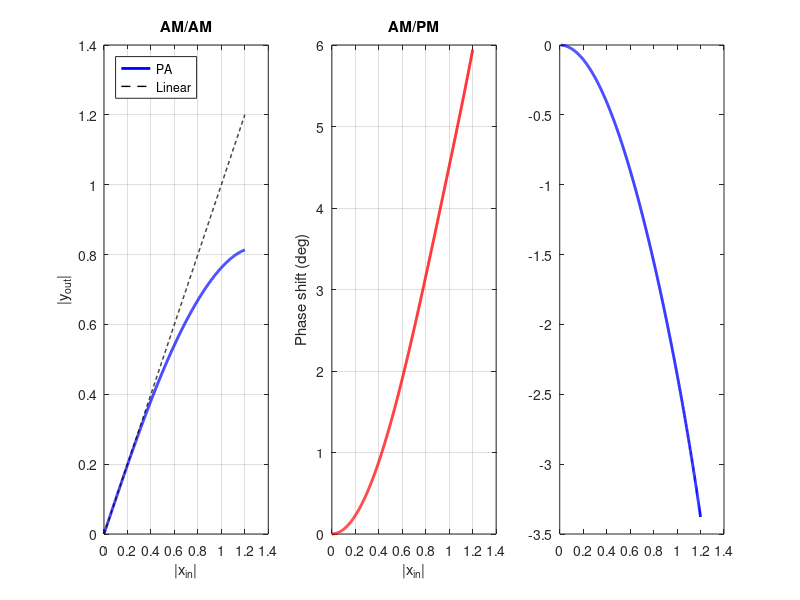

Source code (MATLAB): (Note: this script raises an error after producing the figure.)
% DPD_sampling_analysis.m  --  DPD Basis Function Aliasing Analysis
% =============================================================================
% Question:
%   DPD polynomial order K 的 basis  y_k = x*|x|^(k-1) bandwidth = k*BW。
%   如果 Fs = M*BW 且 K > M，超出 Nyquist 的頻譜折回 → in-band aliasing。
%   這裡用 12X 當 golden reference，比較低 Fs 的 waveform error。
%
% Method:
%   1. Generate signal at Fs_ref = 720 MHz (36X, alias-free for all K ≤ 18)
%   2. Decimate to each Fs = [3,6,9,12]*BW
%   3. Compute y_k = x*|x|^(K-1) at each Fs
%   4. Upsample back to Fs_ref via interpft (ideal bandlimited interpolation)
%   5. Compare with golden (computed at Fs_ref): NMSE total + in-band
%
% PA model:
%   y = x * (a1 + a3*|x|^2 + a5*|x|^4 + a7*|x|^6)
%   Used for AM/AM + AM/PM characterization and ACLR context.
% =============================================================================

clear; clc; close all;

%% 1. Parameters
BW     = 20e6;
K_vec  = [1, 3, 5, 7, 9];
M_vec  = [3, 6, 9, 12];
nK     = length(K_vec);
nM     = length(M_vec);

Fs_ref = 720e6;                   % 36X, alias-free reference
N_ref  = 98304;                   % 32768*3, divisible by D = [12,6,4,3]
D_vec  = Fs_ref ./ (M_vec * BW); % decimation factors: [12, 6, 4, 3]

% PA coefficients (for characterization figure)
pa_c = [1.0, -0.3+0.1j, 0.08-0.05j, -0.02+0.01j];

% DPD regularization
lam = 1e-6;

fprintf('=== DPD Basis Function Aliasing Analysis ===\n');
fprintf('BW = %.0f MHz,  Fs_ref = %.0f MHz (%.0fX)\n', BW/1e6, Fs_ref/1e6, Fs_ref/BW);
fprintf('DPD orders K = %s\n', mat2str(K_vec));
fprintf('Oversampling M = %s  ->  Fs = %s MHz\n', ...
        mat2str(M_vec), mat2str(M_vec * BW/1e6));
fprintf('Decimation factors D = %s\n', mat2str(D_vec));
fprintf('N_ref = %d,  N at each Fs = %s\n\n', ...
        N_ref, mat2str(N_ref ./ D_vec));

%% 2. PA Characterization (Figure 1)
r_ax = linspace(0, 1.2, 1000)';
G_pa = pa_c(1) + pa_c(2)*r_ax.^2 + pa_c(3)*r_ax.^4 + pa_c(4)*r_ax.^6;

figure('Position', [80 80 1300 380]);
subplot(1,3,1);
plot(r_ax, abs(G_pa).*r_ax, 'b-', 'LineWidth', 2); hold on;
plot(r_ax, r_ax, 'k--', 'LineWidth', 1);
xlabel('|x_{in}|'); ylabel('|y_{out}|');
title('AM/AM'); grid on;
legend('PA', 'Linear', 'Location', 'northwest');

subplot(1,3,2);
plot(r_ax, angle(G_pa)*180/pi, 'r-', 'LineWidth', 2);
xlabel('|x_{in}|'); ylabel('Phase shift (deg)');
title('AM/PM'); grid on;

subplot(1,3,3);
gain_dB = 20*log10(abs(G_pa));
gain_dB(r_ax < 0.01) = NaN;
plot(r_ax, gain_dB, 'b-', 'LineWidth', 2); hold on;
yline(0, 'k--'); yline(-1, 'r:', 'P1dB');
xlabel('|x_{in}|'); ylabel('Gain (dB)');
title('Gain Compression'); grid on; ylim([-10 2]);

sgtitle('PA Model: y = x \cdot (a_1 + a_3|x|^2 + a_5|x|^4 + a_7|x|^6)');
saveas(gcf, 'DPD_sampling_PA_char.png');
fprintf('Saved DPD_sampling_PA_char.png\n');

%% 3. Signal Generation at Fs_ref
rng(42);
df    = Fs_ref / N_ref;
f_ref = ((-N_ref/2):(N_ref/2-1))' * df;
mask  = double(abs(f_ref) <= BW/2);
x_ref = ifft(ifftshift(mask .* exp(1j * 2*pi * rand(N_ref, 1))));
x_ref = x_ref / max(abs(x_ref));

rms_x  = sqrt(mean(abs(x_ref).^2));
fprintf('Signal: peak=1, RMS=%.4f, PAPR=%.2f dB\n\n', rms_x, 20*log10(1/rms_x));

%% 4. Main Analysis: Golden vs Aliased Basis Functions
NMSE_total  = NaN(nK, nM);
NMSE_inband = NaN(nK, nM);
psd_ref     = cell(nK, 1);       % golden PSD at Fs_ref
psd_up      = cell(nK, nM);      % upsampled aliased PSD

f_ref_MHz = f_ref / 1e6;
ib_mask   = abs(f_ref) <= BW/2;  % in-band mask at Fs_ref

fprintf('%-5s %-5s %-10s %12s %12s\n', ...
        'K', 'M', 'condition', 'NMSE_total', 'NMSE_inband');
fprintf('%s\n', repmat('-', 1, 46));

for ii = 1:nK
    K = K_vec(ii);

    % Golden: basis at Fs_ref (alias-free)
    y_ref = x_ref .* abs(x_ref).^(K-1);
    Y_ref = fftshift(fft(y_ref)) / N_ref;
    psd_ref{ii} = abs(Y_ref).^2;

    for jj = 1:nM
        M = M_vec(jj);
        D = D_vec(jj);

        % Decimate signal to Fs = M*BW
        x_lo = x_ref(1:D:end);

        % Compute basis at low Fs (aliased when K > M)
        y_lo = x_lo .* abs(x_lo).^(K-1);

        % Upsample to Fs_ref for comparison
        y_up = interpft(y_lo, N_ref);
        Y_up = fftshift(fft(y_up)) / N_ref;
        psd_up{ii, jj} = abs(Y_up).^2;

        % Total waveform NMSE
        err = y_up - y_ref;
        NMSE_total(ii, jj) = 10*log10(mean(abs(err).^2) / mean(abs(y_ref).^2));

        % In-band NMSE (within +/- BW/2)
        err_ib = sum(abs(Y_up(ib_mask) - Y_ref(ib_mask)).^2);
        ref_ib = sum(abs(Y_ref(ib_mask)).^2);
        if ref_ib < 1e-30
            NMSE_inband(ii, jj) = -Inf;
        else
            NMSE_inband(ii, jj) = 10*log10(err_ib / ref_ib);
        end

        % Tag
        if     K < M,  tag = 'OK';
        elseif K == M, tag = 'Edge';
        else,          tag = 'ALIASED';
        end

        fprintf('%-5d %-5d %-10s %12.2f %12.2f\n', ...
                K, M, tag, NMSE_total(ii,jj), NMSE_inband(ii,jj));
    end
end

%% 5. Figure 2 -- Spectral Grid (5 x 4)
%  Each subplot: golden spectrum (gray) vs aliased+reconstructed (blue)
figure('Position', [30 30 1600 1000]);
for ii = 1:nK
    K = K_vec(ii);
    ref_peak = max(psd_ref{ii});

    for jj = 1:nM
        M   = M_vec(jj);
        Fs  = M * BW;
        sp  = (ii - 1) * nM + jj;
        subplot(nK, nM, sp);

        % Golden (gray area)
        sdb_ref = 10*log10(psd_ref{ii} / ref_peak + 1e-30);
        area(f_ref_MHz, max(sdb_ref, -100), 'BaseValue', -100, ...
             'FaceColor', [0.85 0.85 0.85], 'EdgeColor', [0.6 0.6 0.6]);
        hold on;

        % Aliased+reconstructed (blue)
        sdb_up = 10*log10(psd_up{ii,jj} / ref_peak + 1e-30);
        plot(f_ref_MHz, sdb_up, 'b-', 'LineWidth', 0.8);

        % In-band edges
        xline(-BW/2/1e6, 'k--', 'LineWidth', 0.5);
        xline( BW/2/1e6, 'k--', 'LineWidth', 0.5);

        % Nyquist of this Fs (red dashed)
        xline(-Fs/2/1e6, 'r:', 'LineWidth', 0.8);
        xline( Fs/2/1e6, 'r:', 'LineWidth', 0.8);

        % Expected basis bandwidth (green dashed)
        xline(-K*BW/2/1e6, ':', 'Color', [0 0.6 0], 'LineWidth', 0.6);
        xline( K*BW/2/1e6, ':', 'Color', [0 0.6 0], 'LineWidth', 0.6);

        xlim([-150 150]); ylim([-100 5]); grid on;

        % Tag + NMSE annotation
        if K > M
            text(0.03, 0.88, sprintf('ALIASED\nNMSE_{ib}=%.1f dB', ...
                 NMSE_inband(ii,jj)), 'Units','normalized', ...
                 'Color',[0.8 0 0], 'FontWeight','bold', 'FontSize',6);
        elseif K == M
            text(0.03, 0.88, sprintf('EDGE\nNMSE_{ib}=%.1f dB', ...
                 NMSE_inband(ii,jj)), 'Units','normalized', ...
                 'Color',[0.8 0.5 0], 'FontWeight','bold', 'FontSize',6);
        else
            text(0.03, 0.88, sprintf('OK\nNMSE_{ib}=%.1f dB', ...
                 NMSE_inband(ii,jj)), 'Units','normalized', ...
                 'Color',[0 0.6 0], 'FontWeight','bold', 'FontSize',6);
        end

        if ii == 1
            title(sprintf('M=%d (Fs=%dMHz)', M, Fs/1e6), 'FontSize', 9);
        end
        if jj == 1
            ylabel(sprintf('K=%d\n(BW=%dMHz)', K, K*BW/1e6), ...
                   'FontSize', 8, 'FontWeight', 'bold');
        end
        if ii == nK, xlabel('MHz', 'FontSize', 7); end
        set(gca, 'FontSize', 6);
    end
end
sgtitle({'DPD Basis Aliasing: y_k = x \cdot |x|^{K-1}', ...
         'gray = golden (36X), blue = decimated+reconstructed, red: = Nyquist, green: = basis BW'});
saveas(gcf, 'DPD_sampling_spectra.png');
fprintf('\nSaved DPD_sampling_spectra.png\n');

%% 6. Figure 3 -- Total NMSE Heatmap (full bandwidth waveform error)
NMSE_disp = max(NMSE_total, -100);  % clamp for display

figure('Position', [100 100 640 500]);
imagesc(NMSE_disp);
colormap(parula); cb = colorbar;
ylabel(cb, 'NMSE_{total} (dB)');
caxis([-105, max(NMSE_disp(:)) + 3]);
set(gca, 'XTick', 1:nM, 'XTickLabel', ...
    arrayfun(@(m) sprintf('%dX', m), M_vec, 'UniformOutput', false));
set(gca, 'YTick', 1:nK, 'YTickLabel', ...
    arrayfun(@(k) sprintf('K=%d', k), K_vec, 'UniformOutput', false));
xlabel('Oversampling  M = Fs / BW');
ylabel('DPD Polynomial Order  K');
title('Total Waveform Error (dB): Basis at Fs vs Golden');

for ii = 1:nK
    for jj = 1:nM
        v = NMSE_total(ii, jj);
        if v < -100, s = '0'; else, s = sprintf('%.1f', v); end
        if v > -60, clr = 'w'; else, clr = 'k'; end
        text(jj, ii, s, 'HorizontalAlignment', 'center', ...
             'FontSize', 10, 'FontWeight', 'bold', 'Color', clr);
        if K_vec(ii) > M_vec(jj)
            rectangle('Position', [jj-0.5 ii-0.5 1 1], ...
                      'EdgeColor', 'r', 'LineWidth', 2, 'LineStyle', '--');
        end
    end
end
saveas(gcf, 'DPD_sampling_NMSE.png');
fprintf('Saved DPD_sampling_NMSE.png\n');

%% Figure 3b -- In-Band NMSE Heatmap
NMSE_ib_disp = max(NMSE_inband, -100);

figure('Position', [110 110 640 500]);
imagesc(NMSE_ib_disp);
colormap(parula); cb = colorbar;
ylabel(cb, 'NMSE_{in-band} (dB)');
caxis([-105, max(NMSE_ib_disp(:)) + 3]);
set(gca, 'XTick', 1:nM, 'XTickLabel', ...
    arrayfun(@(m) sprintf('%dX', m), M_vec, 'UniformOutput', false));
set(gca, 'YTick', 1:nK, 'YTickLabel', ...
    arrayfun(@(k) sprintf('K=%d', k), K_vec, 'UniformOutput', false));
xlabel('Oversampling  M = Fs / BW');
ylabel('DPD Polynomial Order  K');
title('In-Band Waveform Error (dB): only |f| < BW/2');

for ii = 1:nK
    for jj = 1:nM
        v = NMSE_inband(ii, jj);
        if v < -100, s = '0'; else, s = sprintf('%.1f', v); end
        if v > -60, clr = 'w'; else, clr = 'k'; end
        text(jj, ii, s, 'HorizontalAlignment', 'center', ...
             'FontSize', 10, 'FontWeight', 'bold', 'Color', clr);
        if K_vec(ii) > M_vec(jj)
            rectangle('Position', [jj-0.5 ii-0.5 1 1], ...
                      'EdgeColor', 'r', 'LineWidth', 2, 'LineStyle', '--');
        end
    end
end
saveas(gcf, 'DPD_sampling_NMSE_inband.png');
fprintf('Saved DPD_sampling_NMSE_inband.png\n');

%% 7. Figure 4 -- ACLR impact (pass basis through PA, compare ACLR)
ACLR1_grid = NaN(nK, nM);

for ii = 1:nK
    K = K_vec(ii);
    for jj = 1:nM
        M  = M_vec(jj);
        D  = D_vec(jj);
        Fs = M * BW;
        N_lo = N_ref / D;

        % PA output of basis at this Fs
        x_lo = x_ref(1:D:end);
        y_lo = x_lo .* abs(x_lo).^(K-1);
        y_pa = pa_poly(y_lo, pa_c);

        % PSD and ACLR at this Fs
        Pk = compute_psd(y_pa, N_lo);
        f_lo = ((-N_lo/2):(N_lo/2-1))' * (Fs / N_lo);
        ACLR1_grid(ii, jj) = compute_aclr1(Pk, f_lo, BW);
    end
end

figure('Position', [120 120 640 500]);
aclr_disp = ACLR1_grid;
aclr_disp(isnan(aclr_disp)) = 0;
imagesc(aclr_disp);
colormap(parula); cb = colorbar;
ylabel(cb, 'ACLR1 (dBc)');
set(gca, 'XTick', 1:nM, 'XTickLabel', ...
    arrayfun(@(m) sprintf('%dX', m), M_vec, 'UniformOutput', false));
set(gca, 'YTick', 1:nK, 'YTickLabel', ...
    arrayfun(@(k) sprintf('K=%d', k), K_vec, 'UniformOutput', false));
xlabel('Oversampling  M = Fs / BW');
ylabel('DPD Polynomial Order  K');
title('ACLR1 after PA — Basis at Fs');

for ii = 1:nK
    for jj = 1:nM
        v = ACLR1_grid(ii, jj);
        if isnan(v), s = 'N/A'; else, s = sprintf('%.1f', v); end
        if isnan(v) || v > median(ACLR1_grid(~isnan(ACLR1_grid(:))))
            clr = 'w';
        else
            clr = 'k';
        end
        text(jj, ii, s, 'HorizontalAlignment', 'center', ...
             'FontSize', 10, 'FontWeight', 'bold', 'Color', clr);
        if K_vec(ii) > M_vec(jj)
            rectangle('Position', [jj-0.5 ii-0.5 1 1], ...
                      'EdgeColor', 'r', 'LineWidth', 2, 'LineStyle', '--');
        end
    end
end

saveas(gcf, 'DPD_sampling_ACLR.png');
fprintf('Saved DPD_sampling_ACLR.png\n');

%% 8. Summary Tables
fprintf('\n=== Aliasing Condition: K > M ===\n');
fprintf('%8s', '');
for jj = 1:nM, fprintf(' %8s', sprintf('M=%d', M_vec(jj))); end
fprintf('\n');
for ii = 1:nK
    fprintf('K=%-5d', K_vec(ii));
    for jj = 1:nM
        if     K_vec(ii) < M_vec(jj), tag = 'OK';
        elseif K_vec(ii) == M_vec(jj), tag = 'Edge';
        else,                          tag = 'ALIASED';
        end
        fprintf(' %8s', tag);
    end
    fprintf('\n');
end

fprintf('\n=== In-Band NMSE (dB) — waveform error vs golden ===\n');
fprintf('%8s', '');
for jj = 1:nM, fprintf(' %10s', sprintf('M=%d', M_vec(jj))); end
fprintf('\n');
for ii = 1:nK
    fprintf('K=%-5d', K_vec(ii));
    for jj = 1:nM
        v = NMSE_inband(ii, jj);
        if v < -100, fprintf(' %10s', '<-100');
        else,        fprintf(' %10.2f', v);
        end
    end
    fprintf('\n');
end

fprintf('\n=== Total NMSE (dB) — full bandwidth ===\n');
fprintf('%8s', '');
for jj = 1:nM, fprintf(' %10s', sprintf('M=%d', M_vec(jj))); end
fprintf('\n');
for ii = 1:nK
    fprintf('K=%-5d', K_vec(ii));
    for jj = 1:nM
        v = NMSE_total(ii, jj);
        if v < -100, fprintf(' %10s', '<-100');
        else,        fprintf(' %10.2f', v);
        end
    end
    fprintf('\n');
end

fprintf('\nKey: K <= M -> no aliasing (NMSE ~ -inf)\n');
fprintf('     K >  M -> spectral content beyond Nyquist folds back\n');
fprintf('     Basis bandwidth = K * BW = K * %.0f MHz\n', BW/1e6);
fprintf('     Nyquist = Fs/2 = M * %.0f MHz\n', BW/2/1e6);

%% =========================================================================
%%  GAP ANALYSES (Sections 9-15)
%% =========================================================================

%% 9. Precise Aliasing Condition: K > M vs K >= 2M
fprintf('\n=== Precise Aliasing Condition ===\n');
fprintf('Basis bandwidth = K*BW.  Content at freq f folds to f-Fs.\n');
fprintf('In-band aliasing requires folded freq in [-BW/2, BW/2].\n');
fprintf('This happens when K*BW/2 > Fs - BW/2, i.e. K > 2M-1, i.e. K >= 2M.\n\n');

fprintf('%8s', '');
for jj = 1:nM, fprintf(' %10s', sprintf('M=%d', M_vec(jj))); end
fprintf('\n');
for ii = 1:nK
    K = K_vec(ii);
    fprintf('K=%-5d', K);
    for jj = 1:nM
        M = M_vec(jj);
        if K < M,       tag = 'OK';
        elseif K == M,   tag = 'Edge';
        elseif K < 2*M,  tag = 'OOB-only';
        else,            tag = 'IN-BAND';
        end
        fprintf(' %10s', tag);
    end
    fprintf('\n');
end
fprintf('\nOOB-only = aliasing lands in adjacent channel, not signal band\n');
fprintf('IN-BAND  = aliasing corrupts signal band (+-BW/2)\n');

%% 10. End-to-End DPD + PA Performance
fprintf('\n=== End-to-End DPD + PA ===\n');
n_iter   = 20;
G_target = 1.0;
z_cap    = 1.5;

DPD_NMSE  = NaN(nK, nM);
DPD_ACLR1 = NaN(nK, nM);
dpd_w     = cell(nK, nM);    % store coefficients

for jj = 1:nM
    D  = D_vec(jj);
    Fs = M_vec(jj) * BW;
    x_lo = x_ref(1:D:end);
    N_lo = length(x_lo);
    f_lo = ((-N_lo/2):(N_lo/2-1))' * (Fs / N_lo);

    for ii = 1:nK
        K  = K_vec(ii);
        A  = build_basis(x_lo, K);
        nc = size(A, 2);

        % Iterative multiplicative correction DPD
        w = zeros(nc, 1); w(1) = 1.0;
        for it = 1:n_iter
            z = A * w;
            y = pa_poly(z, pa_c);
            ratio = G_target * x_lo ./ (y + 1e-12 * (abs(y) < 1e-12));
            z_corr = z .* ratio;
            amp = abs(z_corr);
            over = amp > z_cap;
            z_corr(over) = z_corr(over) .* (z_cap ./ amp(over));
            w = (A' * A + lam * eye(nc)) \ (A' * z_corr);
        end
        dpd_w{ii, jj} = w;

        % Final evaluation
        z     = A * w;
        y_lin = pa_poly(z, pa_c);
        G_est = (y_lin' * x_lo) / (x_lo' * x_lo);
        err   = y_lin - G_est * x_lo;
        DPD_NMSE(ii, jj) = 10*log10(mean(abs(err).^2) / mean(abs(G_est*x_lo).^2));
        Pk = compute_psd(y_lin, N_lo);
        DPD_ACLR1(ii, jj) = compute_aclr1(Pk, f_lo, BW);
    end
end

% Print DPD NMSE table
fprintf('\n--- DPD Linearization NMSE (dB) ---\n');
fprintf('%8s', '');
for jj = 1:nM, fprintf(' %8s', sprintf('M=%d', M_vec(jj))); end
fprintf('\n');
for ii = 1:nK
    fprintf('K=%-5d', K_vec(ii));
    for jj = 1:nM, fprintf(' %8.2f', DPD_NMSE(ii,jj)); end
    fprintf('\n');
end

% DPD NMSE Heatmap
DPD_disp = max(DPD_NMSE, -60);
figure('Position', [130 130 640 500]);
imagesc(DPD_disp);
colormap(parula); cb = colorbar;
ylabel(cb, 'DPD NMSE (dB)');
caxis([min(DPD_disp(:))-2, max(DPD_disp(:))+2]);
set(gca, 'XTick', 1:nM, 'XTickLabel', ...
    arrayfun(@(m) sprintf('%dX', m), M_vec, 'UniformOutput', false));
set(gca, 'YTick', 1:nK, 'YTickLabel', ...
    arrayfun(@(k) sprintf('K=%d', k), K_vec, 'UniformOutput', false));
xlabel('Oversampling M'); ylabel('DPD Order K');
title('End-to-End DPD+PA NMSE (dB)');
for ii = 1:nK
    for jj = 1:nM
        v = DPD_NMSE(ii,jj);
        if v > median(DPD_NMSE(:)), clr='w'; else, clr='k'; end
        text(jj, ii, sprintf('%.1f', v), 'HorizontalAlignment','center', ...
             'FontSize', 10, 'FontWeight','bold', 'Color', clr);
        if K_vec(ii) >= 2*M_vec(jj)
            rectangle('Position',[jj-0.5 ii-0.5 1 1], ...
                      'EdgeColor','r','LineWidth',2);
        elseif K_vec(ii) > M_vec(jj)
            rectangle('Position',[jj-0.5 ii-0.5 1 1], ...
                      'EdgeColor',[1 0.5 0],'LineWidth',1.5,'LineStyle','--');
        end
    end
end
saveas(gcf, 'DPD_sampling_dpd_perf.png');
fprintf('Saved DPD_sampling_dpd_perf.png\n');

%% 11. DPD Coefficient Analysis
% For K=9 (max order), compare coefficients across M
fprintf('\n=== DPD Coefficients (K=9) ===\n');
idx_K9 = find(K_vec == 9);
odd_orders = 1:2:9;

figure('Position', [140 140 700 400]);
hold on;
colors_M = [0.85 0.20 0.20; 0.90 0.60 0.10; 0.20 0.60 0.80; 0.20 0.65 0.25];
for jj = 1:nM
    w9 = dpd_w{idx_K9, jj};
    w_mag = 20*log10(abs(w9) + 1e-15);
    plot(odd_orders, w_mag, 'o-', 'LineWidth', 2, 'MarkerSize', 8, ...
         'Color', colors_M(jj,:), 'MarkerFaceColor', colors_M(jj,:));
    fprintf('  M=%2d: |w| = [%s] (dB)\n', M_vec(jj), ...
            strjoin(arrayfun(@(v) sprintf('%.1f',v), w_mag, 'UniformOutput',false), ', '));
end
xlabel('Polynomial Order k'); ylabel('|w_k| (dB)');
title('DPD Coefficient Magnitudes (K=9 DPD)');
legend(arrayfun(@(m) sprintf('M=%d', m), M_vec, 'UniformOutput', false), ...
       'Location', 'southwest');
grid on;
set(gca, 'XTick', odd_orders);
saveas(gcf, 'DPD_sampling_coeff.png');
fprintf('Saved DPD_sampling_coeff.png\n');

%% 12. Observation Path Aliasing
fprintf('\n=== Observation Path Aliasing ===\n');
fprintf('PA output has BW up to 7*BW=140 MHz.  Feedback ADC at Fs aliases it.\n\n');

y_pa_ref = pa_poly(x_ref, pa_c);
Y_pa_ref = fftshift(fft(y_pa_ref)) / N_ref;

obs_NMSE_total  = NaN(1, nM);
obs_NMSE_inband = NaN(1, nM);

for jj = 1:nM
    D = D_vec(jj);
    y_pa_lo = y_pa_ref(1:D:end);
    y_pa_up = interpft(y_pa_lo, N_ref);
    Y_pa_up = fftshift(fft(y_pa_up)) / N_ref;

    err = y_pa_up - y_pa_ref;
    obs_NMSE_total(jj) = 10*log10(mean(abs(err).^2) / mean(abs(y_pa_ref).^2));

    err_ib = sum(abs(Y_pa_up(ib_mask) - Y_pa_ref(ib_mask)).^2);
    ref_ib = sum(abs(Y_pa_ref(ib_mask)).^2);
    obs_NMSE_inband(jj) = 10*log10(err_ib / ref_ib);

    fprintf('  Fs=%3dMHz (M=%2d): obs NMSE_total=%.2f dB, obs NMSE_inband=%.2f dB\n', ...
            M_vec(jj)*BW/1e6, M_vec(jj), obs_NMSE_total(jj), obs_NMSE_inband(jj));
end

%% 13. Basis Matrix Condition Number
fprintf('\n=== Basis Matrix Condition Number ===\n');
cond_grid = NaN(nK, nM);

for jj = 1:nM
    D = D_vec(jj);
    x_lo = x_ref(1:D:end);
    for ii = 1:nK
        K = K_vec(ii);
        A = build_basis(x_lo, K);
        cond_grid(ii, jj) = cond(A);
    end
end

fprintf('%8s', '');
for jj = 1:nM, fprintf(' %10s', sprintf('M=%d', M_vec(jj))); end
fprintf('\n');
for ii = 1:nK
    fprintf('K=%-5d', K_vec(ii));
    for jj = 1:nM, fprintf(' %10.1f', cond_grid(ii,jj)); end
    fprintf('\n');
end

figure('Position', [150 150 640 500]);
imagesc(log10(cond_grid));
colormap(hot); cb = colorbar;
ylabel(cb, 'log_{10}(cond)');
set(gca, 'XTick', 1:nM, 'XTickLabel', ...
    arrayfun(@(m) sprintf('%dX', m), M_vec, 'UniformOutput', false));
set(gca, 'YTick', 1:nK, 'YTickLabel', ...
    arrayfun(@(k) sprintf('K=%d', k), K_vec, 'UniformOutput', false));
xlabel('Oversampling M'); ylabel('DPD Order K');
title('Basis Matrix Condition Number');
for ii = 1:nK
    for jj = 1:nM
        v = cond_grid(ii,jj);
        if log10(v) > 2, clr='w'; else, clr='k'; end
        text(jj, ii, sprintf('%.0f', v), 'HorizontalAlignment','center', ...
             'FontSize', 9, 'FontWeight','bold', 'Color', clr);
    end
end
saveas(gcf, 'DPD_sampling_cond.png');
fprintf('Saved DPD_sampling_cond.png\n');

%% 14. K=9 @ 3X Deep Dive
fprintf('\n=== K=9 @ M=3 (Fs=60 MHz) Deep Dive ===\n');
K_dd = 9;  M_dd = 3;  Fs_dd = M_dd * BW;
D_dd = Fs_ref / Fs_dd;

x_dd  = x_ref(1:D_dd:end);
N_dd  = length(x_dd);
f_dd  = ((-N_dd/2):(N_dd/2-1))' * (Fs_dd / N_dd);

% Golden basis at Fs_ref
y_dd_ref = x_ref .* abs(x_ref).^(K_dd - 1);
Y_dd_ref = fftshift(fft(y_dd_ref)) / N_ref;
psd_dd_ref = abs(Y_dd_ref).^2;

% Aliased basis at 3X
y_dd_lo = x_dd .* abs(x_dd).^(K_dd - 1);
y_dd_up = interpft(y_dd_lo, N_ref);
Y_dd_up = fftshift(fft(y_dd_up)) / N_ref;
psd_dd_up = abs(Y_dd_up).^2;

% Error spectrum
psd_dd_err = abs(Y_dd_up - Y_dd_ref).^2;

% --- Figure: Spectral folding diagram ---
ref_pk = max(psd_dd_ref);

figure('Position', [40 40 1400 850]);

% 14a: Golden spectrum with band labels
subplot(2,2,1);
sdb = 10*log10(psd_dd_ref / ref_pk + 1e-30);
plot(f_ref_MHz, sdb, 'Color', [0.3 0.3 0.3], 'LineWidth', 1.2); hold on;

% Color bands by folding destination
bands = [0 10; 10 30; 30 50; 50 70; 70 90];
band_colors = [0.2 0.7 0.2;   % in-band (green)
               0.2 0.5 0.9;   % ACLR (blue)
               0.9 0.6 0.1;   % folds to ACLR (orange)
               0.85 0.15 0.15; % folds to IN-BAND (red!)
               0.6 0.3 0.7];  % folds to ACLR (purple)
band_labels = {'in-band (stays)', 'ACLR1 (stays)', ...
               '→ ACLR neg side', '→ IN-BAND!', '→ ACLR1'};
for b = 1:5
    % positive side
    idx = f_ref_MHz >= bands(b,1) & f_ref_MHz <= bands(b,2);
    area(f_ref_MHz(idx), max(sdb(idx), -80), 'BaseValue', -80, ...
         'FaceColor', band_colors(b,:), 'FaceAlpha', 0.5, 'EdgeColor', 'none');
    % negative side
    idx = f_ref_MHz >= -bands(b,2) & f_ref_MHz <= -bands(b,1);
    area(f_ref_MHz(idx), max(sdb(idx), -80), 'BaseValue', -80, ...
         'FaceColor', band_colors(b,:), 'FaceAlpha', 0.5, 'EdgeColor', 'none');
end
xline(30, 'r--', 'Nyq', 'LineWidth', 1.5);
xline(-30, 'r--', 'LineWidth', 1.5);
xlim([-100 100]); ylim([-80 5]); grid on;
xlabel('MHz'); ylabel('PSD (dB)');
title('K=9 Golden Spectrum + Folding Bands');
legend(band_labels, 'Location', 'northeast', 'FontSize', 7);

% 14b: Result at 3X (aliased + reconstructed)
subplot(2,2,2);
sdb_up = 10*log10(psd_dd_up / ref_pk + 1e-30);
sdb_ref_clip = 10*log10(psd_dd_ref / ref_pk + 1e-30);
plot(f_ref_MHz, sdb_ref_clip, 'Color', [0.7 0.7 0.7], 'LineWidth', 0.8); hold on;
plot(f_ref_MHz, sdb_up, 'b-', 'LineWidth', 1.2);
xline(30, 'r--', 'LineWidth', 1); xline(-30, 'r--', 'LineWidth', 1);
xline(10, 'k:', 'LineWidth', 0.8); xline(-10, 'k:', 'LineWidth', 0.8);
xlim([-40 40]); ylim([-60 5]); grid on;
xlabel('MHz'); ylabel('PSD (dB)');
title('After Decimation+Reconstruction (blue) vs Golden (gray)');
legend('Golden', 'At 3X (aliased)', 'Location', 'southwest');

% 14c: In-band zoom
subplot(2,2,3);
plot(f_ref_MHz, sdb_ref_clip, 'Color', [0.5 0.5 0.5], 'LineWidth', 1); hold on;
plot(f_ref_MHz, sdb_up, 'b-', 'LineWidth', 1.5);
sdb_err = 10*log10(psd_dd_err / ref_pk + 1e-30);
plot(f_ref_MHz, sdb_err, 'r-', 'LineWidth', 1);
xline(10, 'k--', 'LineWidth', 0.8); xline(-10, 'k--', 'LineWidth', 0.8);
xlim([-15 15]); ylim([-60 5]); grid on;
xlabel('MHz'); ylabel('PSD (dB)');
title('In-Band Zoom: Error from [50-70] MHz fold-back');
legend('Golden', 'Aliased', 'Error', 'Location', 'south');

% 14d: DPD comparison — K=9 at 3X vs 12X
subplot(2,2,4);
% DPD at 3X
w_3x = dpd_w{idx_K9, M_vec==3};
A_3x = build_basis(x_dd, 9);
z_3x = A_3x * w_3x;
y_3x = pa_poly(z_3x, pa_c);
Pk_3x = compute_psd(y_3x, N_dd);
sdb_3x = 10*log10(Pk_3x / max(Pk_3x) + 1e-30);

% DPD at 12X
x_12 = x_ref(1:D_vec(M_vec==12):end);
N_12 = length(x_12);
f_12 = ((-N_12/2):(N_12/2-1))' * (12*BW/N_12);
w_12 = dpd_w{idx_K9, M_vec==12};
A_12 = build_basis(x_12, 9);
z_12 = A_12 * w_12;
y_12 = pa_poly(z_12, pa_c);
Pk_12 = compute_psd(y_12, N_12);
sdb_12 = 10*log10(Pk_12 / max(Pk_12) + 1e-30);

% PA-only at 12X
y_pa_12 = pa_poly(x_12, pa_c);
Pk_pa12 = compute_psd(y_pa_12, N_12);
sdb_pa12 = 10*log10(Pk_pa12 / max(Pk_pa12) + 1e-30);

plot(f_12/1e6, sdb_pa12, 'Color', [0.7 0.7 0.7], 'LineWidth', 0.8); hold on;
plot(f_12/1e6, sdb_12, 'Color', [0.2 0.65 0.3], 'LineWidth', 1.5);
plot(f_dd/1e6, sdb_3x, 'r-', 'LineWidth', 1.5);
xline(10, 'k:', 'LineWidth', 0.8); xline(-10, 'k:', 'LineWidth', 0.8);
xlim([-35 35]); ylim([-60 5]); grid on;
xlabel('MHz'); ylabel('PSD (dB, normalized)');
title(sprintf('K=9 DPD: 3X (NMSE=%.1f) vs 12X (NMSE=%.1f)', ...
              DPD_NMSE(idx_K9, M_vec==3), DPD_NMSE(idx_K9, M_vec==12)));
legend('PA only', 'DPD@12X', 'DPD@3X', 'Location', 'southwest');

sgtitle('K=9 @ M=3: Spectral Folding & DPD Impact');
saveas(gcf, 'DPD_sampling_K9_fold.png');
fprintf('Saved DPD_sampling_K9_fold.png\n');

% Print folding table
fprintf('\n--- K=9 @ 3X Spectral Folding ---\n');
fprintf('  Original band      → Folds to           Destination\n');
fprintf('  [  0, 10] MHz      → [ 0, 10] MHz       Signal band (stays)\n');
fprintf('  [ 10, 30] MHz      → [10, 30] MHz       ACLR1 (stays)\n');
fprintf('  [ 30, 50] MHz      → [-30,-10] MHz      ACLR1 neg (alias)\n');
fprintf('  [ 50, 70] MHz      → [-10, 10] MHz      IN-BAND (alias!)\n');
fprintf('  [ 70, 90] MHz      → [ 10, 30] MHz      ACLR1 (alias)\n');
fprintf('  Symmetric for negative frequencies.\n');

%% 15. Final Comprehensive Summary
fprintf('\n========================================\n');
fprintf('  COMPREHENSIVE SUMMARY\n');
fprintf('========================================\n');

fprintf('\n[1] Basis Aliasing: K > M causes total waveform error.\n');
fprintf('    But in-band aliasing requires K >= 2M.\n');

fprintf('\n[2] In-band aliasing only affects:\n');
fprintf('    K=7 @ M=3: NMSE_ib = %.1f dB\n', NMSE_inband(K_vec==7, M_vec==3));
fprintf('    K=9 @ M=3: NMSE_ib = %.1f dB\n', NMSE_inband(K_vec==9, M_vec==3));
fprintf('    All other (K,M) combinations: in-band NMSE < -100 dB\n');

fprintf('\n[3] End-to-end DPD performance (best K per M):\n');
for jj = 1:nM
    [best_nmse, best_idx] = min(DPD_NMSE(:, jj));
    fprintf('    M=%2d: best K=%d (NMSE=%.1f dB)\n', M_vec(jj), K_vec(best_idx), best_nmse);
end

fprintf('\n[4] Observation path aliasing (PA output BW=140MHz):\n');
for jj = 1:nM
    fprintf('    M=%2d: obs NMSE_total=%.1f dB, obs NMSE_inband=%.1f dB\n', ...
            M_vec(jj), obs_NMSE_total(jj), obs_NMSE_inband(jj));
end

fprintf('\n[5] Design rules:\n');
fprintf('    - M >= 6 : safe for all K <= 9 (no in-band aliasing)\n');
fprintf('    - M = 3  : safe for K <= 5 (OOB aliasing only, tolerable)\n');
fprintf('    -          K=7/9 @ M=3 has in-band aliasing, avoid.\n');

fprintf('\nAll figures saved.  Done.\n');

%% ===================== Local Functions =====================

function y = pa_poly(x, c)
    r2 = abs(x).^2;
    y  = x .* (c(1) + c(2)*r2 + c(3)*r2.^2 + c(4)*r2.^3);
end

function A = build_basis(x, K)
    orders = 1:2:K;
    A = zeros(length(x), length(orders));
    for i = 1:length(orders)
        A(:,i) = x .* abs(x).^(orders(i) - 1);
    end
end

function Pk = compute_psd(x, N)
    w  = hann(N, 'periodic');
    w  = w / sqrt(mean(w.^2));
    Xw = fftshift(fft(x .* w)) / N;
    Pk = abs(Xw).^2;
end

function a1 = compute_aclr1(Pk, f, BW)
    ib  = abs(f) <= BW/2;
    ac1 = (abs(f) > BW/2) & (abs(f) <= 3*BW/2);
    Pin = sum(Pk(ib));
    P1  = sum(Pk(ac1));
    if ~any(ac1) || P1 < 1e-25, a1 = NaN; else, a1 = 10*log10(P1/Pin); end
end
